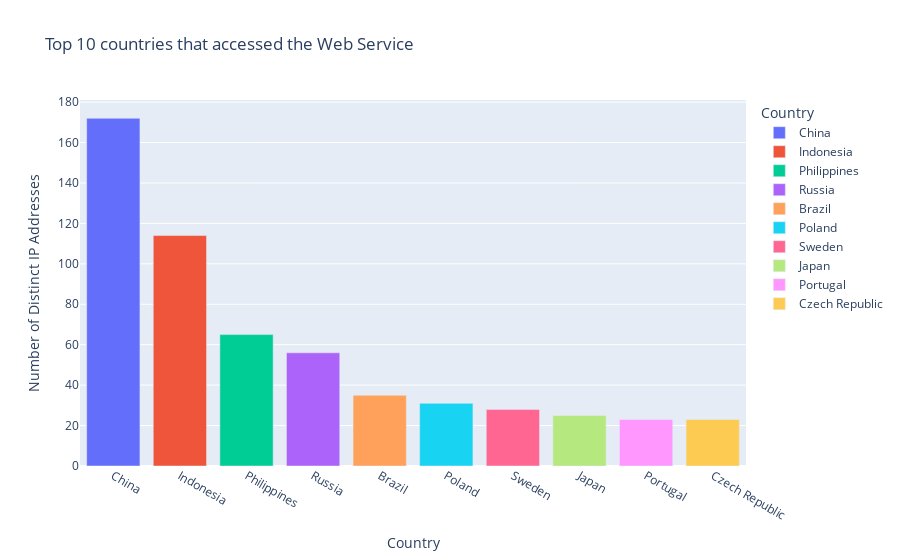

Notebook code for this chart:
### Code cell
country_ip_count_pd = country_ip_count_df.toPandas()

# Get the top 10 countries by IP
top_10_countries = country_ip_count_pd.sort_values(by='distinct_ip_count', ascending=False).head(10)

# Plot the results using Plotly
fig = px.bar(top_10_countries, x='Country', y='distinct_ip_count', color='Country',
             title='Top 10 countries that accessed the Web Service',
             labels={'distinct_ip_count': 'Number of Distinct IP Addresses'})

# Show the plot
fig.show()

### Figure 1 — Plotly figure (JSON) as saved in the notebook; plotly's stock layout.template omitted (floating-point values rounded to 4 significant figures)
{"data": [{"alignmentgroup": "True", "hovertemplate": "Country=%{x}<br>Number of Distinct IP Addresses=%{y}<extra></extra>", "legendgroup": "China", "marker": {"color": "#636efa", "pattern": {"shape": ""}}, "name": "China", "offsetgroup": "China", "orientation": "v", "showlegend": true, "textposition": "auto", "type": "bar", "x": ["China"], "xaxis": "x", "y": [172], "yaxis": "y"}, {"alignmentgroup": "True", "hovertemplate": "Country=%{x}<br>Number of Distinct IP Addresses=%{y}<extra></extra>", "legendgroup": "Indonesia", "marker": {"color": "#EF553B", "pattern": {"shape": ""}}, "name": "Indonesia", "offsetgroup": "Indonesia", "orientation": "v", "showlegend": true, "textposition": "auto", "type": "bar", "x": ["Indonesia"], "xaxis": "x", "y": [114], "yaxis": "y"}, {"alignmentgroup": "True", "hovertemplate": "Country=%{x}<br>Number of Distinct IP Addresses=%{y}<extra></extra>", "legendgroup": "Philippines", "marker": {"color": "#00cc96", "pattern": {"shape": ""}}, "name": "Philippines", "offsetgroup": "Philippines", "orientation": "v", "showlegend": true, "textposition": "auto", "type": "bar", "x": ["Philippines"], "xaxis": "x", "y": [65], "yaxis": "y"}, {"alignmentgroup": "True", "hovertemplate": "Country=%{x}<br>Number of Distinct IP Addresses=%{y}<extra></extra>", "legendgroup": "Russia", "marker": {"color": "#ab63fa", "pattern": {"shape": ""}}, "name": "Russia", "offsetgroup": "Russia", "orientation": "v", "showlegend": true, "textposition": "auto", "type": "bar", "x": ["Russia"], "xaxis": "x", "y": [56], "yaxis": "y"}, {"alignmentgroup": "True", "hovertemplate": "Country=%{x}<br>Number of Distinct IP Addresses=%{y}<extra></extra>", "legendgroup": "Brazil", "marker": {"color": "#FFA15A", "pattern": {"shape": ""}}, "name": "Brazil", "offsetgroup": "Brazil", "orientation": "v", "showlegend": true, "textposition": "auto", "type": "bar", "x": ["Brazil"], "xaxis": "x", "y": [35], "yaxis": "y"}, {"alignmentgroup": "True", "hovertemplate": "Country=%{x}<br>Number of Distinct IP Addresses=%{y}<extra></extra>", "legendgroup": "Poland", "marker": {"color": "#19d3f3", "pattern": {"shape": ""}}, "name": "Poland", "offsetgroup": "Poland", "orientation": "v", "showlegend": true, "textposition": "auto", "type": "bar", "x": ["Poland"], "xaxis": "x", "y": [31], "yaxis": "y"}, {"alignmentgroup": "True", "hovertemplate": "Country=%{x}<br>Number of Distinct IP Addresses=%{y}<extra></extra>", "legendgroup": "Sweden", "marker": {"color": "#FF6692", "pattern": {"shape": ""}}, "name": "Sweden", "offsetgroup": "Sweden", "orientation": "v", "showlegend": true, "textposition": "auto", "type": "bar", "x": ["Sweden"], "xaxis": "x", "y": [28], "yaxis": "y"}, {"alignmentgroup": "True", "hovertemplate": "Country=%{x}<br>Number of Distinct IP Addresses=%{y}<extra></extra>", "legendgroup": "Japan", "marker": {"color": "#B6E880", "pattern": {"shape": ""}}, "name": "Japan", "offsetgroup": "Japan", "orientation": "v", "showlegend": true, "textposition": "auto", "type": "bar", "x": ["Japan"], "xaxis": "x", "y": [25], "yaxis": "y"}, {"alignmentgroup": "True", "hovertemplate": "Country=%{x}<br>Number of Distinct IP Addresses=%{y}<extra></extra>", "legendgroup": "Portugal", "marker": {"color": "#FF97FF", "pattern": {"shape": ""}}, "name": "Portugal", "offsetgroup": "Portugal", "orientation": "v", "showlegend": true, "textposition": "auto", "type": "bar", "x": ["Portugal"], "xaxis": "x", "y": [23], "yaxis": "y"}, {"alignmentgroup": "True", "hovertemplate": "Country=%{x}<br>Number of Distinct IP Addresses=%{y}<extra></extra>", "legendgroup": "Czech Republic", "marker": {"color": "#FECB52", "pattern": {"shape": ""}}, "name": "Czech Republic", "offsetgroup": "Czech Republic", "orientation": "v", "showlegend": true, "textposition": "auto", "type": "bar", "x": ["Czech Republic"], "xaxis": "x", "y": [23], "yaxis": "y"}], "layout": {"barmode": "relative", "legend": {"title": {"text": "Country"}, "tracegroupgap": 0}, "title": {"text": "Top 10 countries that accessed the Web Service"}, "xaxis": {"anchor": "y", "categoryarray": ["China", "Indonesia", "Philippines", "Russia", "Brazil", "Poland", "Sweden", "Japan", "Portugal", "Czech Republic"], "categoryorder": "array", "domain": [0, 1], "title": {"text": "Country"}}, "yaxis": {"anchor": "x", "domain": [0, 1], "title": {"text": "Number of Distinct IP Addresses"}}}}
